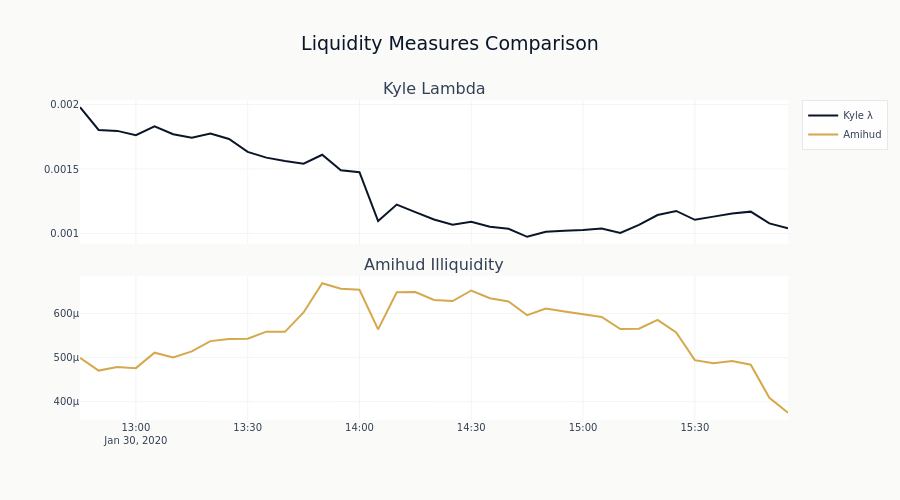

Here is the notebook cell this chart was saved with:
### Markdown cell above
### 3.2 Amihud Illiquidity

Amihud ratio measures absolute return per dollar traded. Higher = more illiquid.

$$\text{Amihud} = \frac{1}{N} \sum_t \frac{|r_t|}{\text{DollarVolume}_t}$$

### Code cell
# Amihud vs Kyle comparison
fig = make_subplots(
    rows=2,
    cols=1,
    shared_xaxes=True,
    subplot_titles=["Kyle Lambda", "Amihud Illiquidity"],
    vertical_spacing=0.1,
)

fig.add_trace(
    go.Scatter(
        x=features_df["timestamp"].to_list()[-n:],
        y=features_df["kyle_lambda"].to_list()[-n:],
        name="Kyle λ",
    ),
    row=1,
    col=1,
)
fig.add_trace(
    go.Scatter(
        x=features_df["timestamp"].to_list()[-n:],
        y=features_df["amihud"].to_list()[-n:],
        name="Amihud",
    ),
    row=2,
    col=1,
)

fig.update_layout(height=500, title="Liquidity Measures Comparison")
fig.show()

# Correlation
corr = features_df.select(pl.corr("kyle_lambda", "amihud")).item()
print(f"Kyle λ / Amihud correlation: {corr:.3f}")

### Figure 1 — Plotly figure (JSON) as saved in the notebook; plotly's stock layout.template omitted (floating-point values rounded to 4 significant figures)
{"data": [{"name": "Kyle λ", "type": "scatter", "x": ["2020-01-30T12:45:00", "2020-01-30T12:50:00", "2020-01-30T12:55:00", "2020-01-30T13:00:00", "2020-01-30T13:05:00", "2020-01-30T13:10:00", "2020-01-30T13:15:00", "2020-01-30T13:20:00", "2020-01-30T13:25:00", "2020-01-30T13:30:00", "2020-01-30T13:35:00", "2020-01-30T13:40:00", "2020-01-30T13:45:00", "2020-01-30T13:50:00", "2020-01-30T13:55:00", "2020-01-30T14:00:00", "2020-01-30T14:05:00", "2020-01-30T14:10:00", "2020-01-30T14:15:00", "2020-01-30T14:20:00", "2020-01-30T14:25:00", "2020-01-30T14:30:00", "2020-01-30T14:35:00", "2020-01-30T14:40:00", "2020-01-30T14:45:00", "2020-01-30T14:50:00", "2020-01-30T14:55:00", "2020-01-30T15:00:00", "2020-01-30T15:05:00", "2020-01-30T15:10:00", "2020-01-30T15:15:00", "2020-01-30T15:20:00", "2020-01-30T15:25:00", "2020-01-30T15:30:00", "2020-01-30T15:35:00", "2020-01-30T15:40:00", "2020-01-30T15:45:00", "2020-01-30T15:50:00", "2020-01-30T15:55:00"], "xaxis": "x", "y": [0.00198, 0.001803, 0.001796, 0.001762, 0.001831, 0.00177, 0.001743, 0.001776, 0.001733, 0.001633, 0.001588, 0.001562, 0.001542, 0.001611, 0.001491, 0.001476, 0.001096, 0.001224, 0.001165, 0.001108, 0.001068, 0.001091, 0.001051, 0.001036, 0.0009737, 0.001013, 0.001022, 0.001026, 0.001038, 0.001004, 0.001066, 0.001143, 0.001174, 0.001106, 0.00113, 0.001154, 0.001169, 0.001077, 0.001039], "yaxis": "y"}, {"name": "Amihud", "type": "scatter", "x": ["2020-01-30T12:45:00", "2020-01-30T12:50:00", "2020-01-30T12:55:00", "2020-01-30T13:00:00", "2020-01-30T13:05:00", "2020-01-30T13:10:00", "2020-01-30T13:15:00", "2020-01-30T13:20:00", "2020-01-30T13:25:00", "2020-01-30T13:30:00", "2020-01-30T13:35:00", "2020-01-30T13:40:00", "2020-01-30T13:45:00", "2020-01-30T13:50:00", "2020-01-30T13:55:00", "2020-01-30T14:00:00", "2020-01-30T14:05:00", "2020-01-30T14:10:00", "2020-01-30T14:15:00", "2020-01-30T14:20:00", "2020-01-30T14:25:00", "2020-01-30T14:30:00", "2020-01-30T14:35:00", "2020-01-30T14:40:00", "2020-01-30T14:45:00", "2020-01-30T14:50:00", "2020-01-30T14:55:00", "2020-01-30T15:00:00", "2020-01-30T15:05:00", "2020-01-30T15:10:00", "2020-01-30T15:15:00", "2020-01-30T15:20:00", "2020-01-30T15:25:00", "2020-01-30T15:30:00", "2020-01-30T15:35:00", "2020-01-30T15:40:00", "2020-01-30T15:45:00", "2020-01-30T15:50:00", "2020-01-30T15:55:00"], "xaxis": "x2", "y": [0.0004995, 0.0004705, 0.0004788, 0.0004761, 0.0005112, 0.0005002, 0.0005141, 0.0005374, 0.0005421, 0.0005427, 0.0005589, 0.0005584, 0.0006025, 0.0006688, 0.0006561, 0.0006538, 0.0005641, 0.0006482, 0.0006488, 0.0006307, 0.0006284, 0.0006523, 0.0006348, 0.0006275, 0.0005961, 0.0006113, 0.0006048, 0.0005977, 0.0005924, 0.0005649, 0.0005655, 0.0005855, 0.0005569, 0.0004942, 0.0004871, 0.0004922, 0.0004839, 0.0004087, 0.0003748], "yaxis": "y2"}], "layout": {"annotations": [{"font": {"size": 16}, "showarrow": false, "text": "Kyle Lambda", "x": 0.5, "xanchor": "center", "xref": "paper", "y": 1.0, "yanchor": "bottom", "yref": "paper"}, {"font": {"size": 16}, "showarrow": false, "text": "Amihud Illiquidity", "x": 0.5, "xanchor": "center", "xref": "paper", "y": 0.45, "yanchor": "bottom", "yref": "paper"}], "height": 500, "title": {"text": "Liquidity Measures Comparison"}, "xaxis": {"anchor": "y", "domain": [0.0, 1.0], "matches": "x2", "showticklabels": false}, "xaxis2": {"anchor": "y2", "domain": [0.0, 1.0]}, "yaxis": {"anchor": "x", "domain": [0.55, 1.0]}, "yaxis2": {"anchor": "x2", "domain": [0.0, 0.45]}}}
